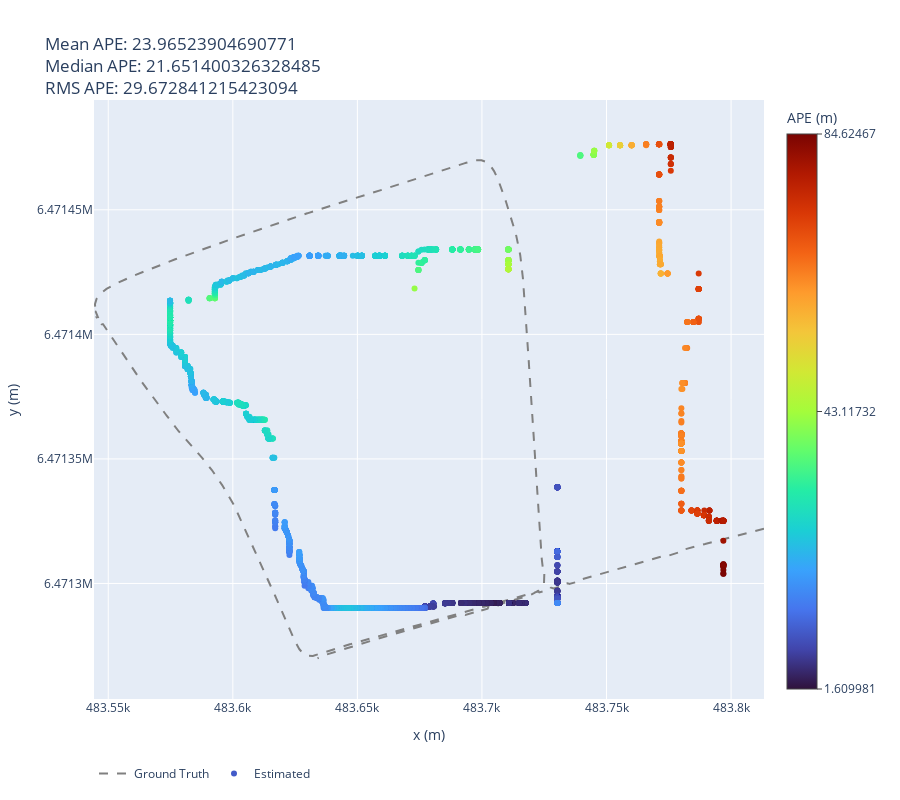

Notebook code cell kept with this figure:
### Code cell
trajs = {
    'fitted_slam': (to_tum(processor.orbslam.mapping._trajectory_tum, processor.orbslam.mapping.trajectory_fitted_utm), to_tum(processor.orbslam.mapping._trajectory_tum_gt_wgs, processor.orbslam.mapping.trajectory_gt_utm)),
    'fitted_loc_0': (to_tum(processor.orbslam.localization[0]._trajectory_tum, processor.orbslam.localization[0].trajectory_fitted_utm), to_tum(processor.orbslam.localization[0]._trajectory_tum_gt_wgs, processor.orbslam.localization[0].trajectory_gt_utm)),
    'fitted_loc_1': (to_tum(processor.orbslam.localization[1]._trajectory_tum, processor.orbslam.localization[1].trajectory_fitted_utm), to_tum(processor.orbslam.localization[1]._trajectory_tum_gt_wgs, processor.orbslam.localization[1].trajectory_gt_utm)),
    'fitted_loc_2': (to_tum(processor.orbslam.localization[2]._trajectory_tum, processor.orbslam.localization[2].trajectory_fitted_utm), to_tum(processor.orbslam.localization[2]._trajectory_tum_gt_wgs, processor.orbslam.localization[2].trajectory_gt_utm)),
    # 'fitted_loc_3': (to_tum(processor.orbslam.localization[3]._trajectory_tum, processor.orbslam.localization[3].trajectory_fitted_utm), to_tum(processor.orbslam.localization[3]._trajectory_tum_gt_wgs, processor.orbslam.localization[3].trajectory_gt_utm)),
}

# name = 'fitted_slam'
# name = 'fitted_loc_0'
# name = 'fitted_loc_1'
name = 'fitted_loc_2'
# name = 'fitted_loc_3'

print(trajs[name][0].shape)

ape_fig = create_ape_fig(*trajs[name])
ape_fig.show()

### Figure 1 — Plotly figure (JSON) as saved in the notebook; plotly's stock layout.template omitted (floating-point values rounded to 4 significant figures; data arrays with more than 128 entries replaced by an {"elided": "..."} marker saying what was removed)
{"data": [{"line": {"color": "gray", "dash": "dash"}, "name": "Ground Truth", "type": "scatter", "x": {"elided": "4511 float values"}, "y": {"elided": "4511 float values"}}, {"marker": {"color": {"elided": "4095 float values"}, "colorbar": {"tickmode": "array", "ticks": "outside", "tickvals": [1.61, 43.12, 84.62], "title": {"side": "top", "text": "APE (m)"}}, "colorscale": [[0, "#30123b"], [0.07143, "#4145ab"], [0.1429, "#4675ed"], [0.2143, "#39a2fc"], [0.2857, "#1bcfd4"], [0.3571, "#24eca6"], [0.4286, "#61fc6c"], [0.5, "#a4fc3b"], [0.5714, "#d1e834"], [0.6429, "#f3c63a"], [0.7143, "#fe9b2d"], [0.7857, "#f36315"], [0.8571, "#d93806"], [0.9286, "#b11901"], [1, "#7a0402"]], "showscale": true}, "mode": "markers", "name": "Estimated", "type": "scatter", "x": {"elided": "4095 float values"}, "y": {"elided": "4095 float values"}}], "layout": {"height": 800, "legend": {"orientation": "h"}, "title": {"text": "Mean APE: 23.96523904690771<br>Median APE: 21.651400326328485<br>RMS APE: 29.672841215423094"}, "xaxis": {"title": {"text": "x (m)"}}, "yaxis": {"scaleanchor": "x", "scaleratio": 1, "title": {"text": "y (m)"}}}}
